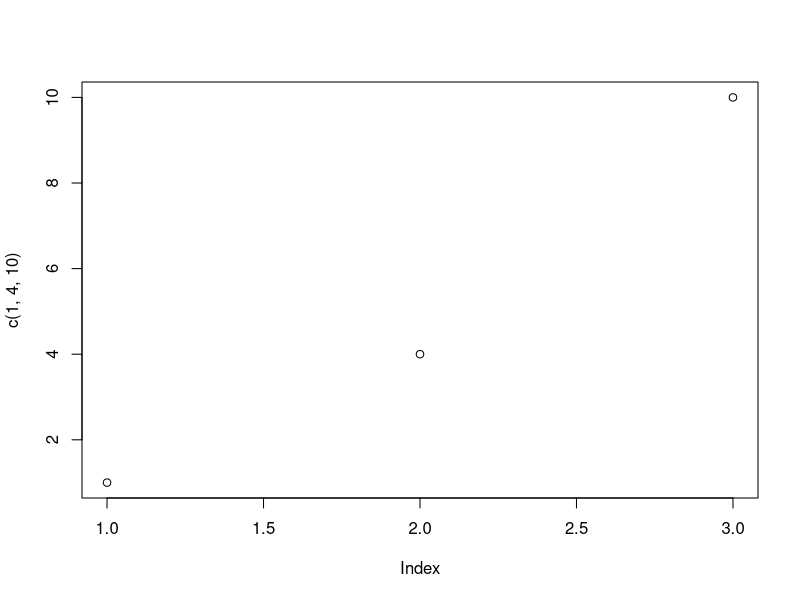
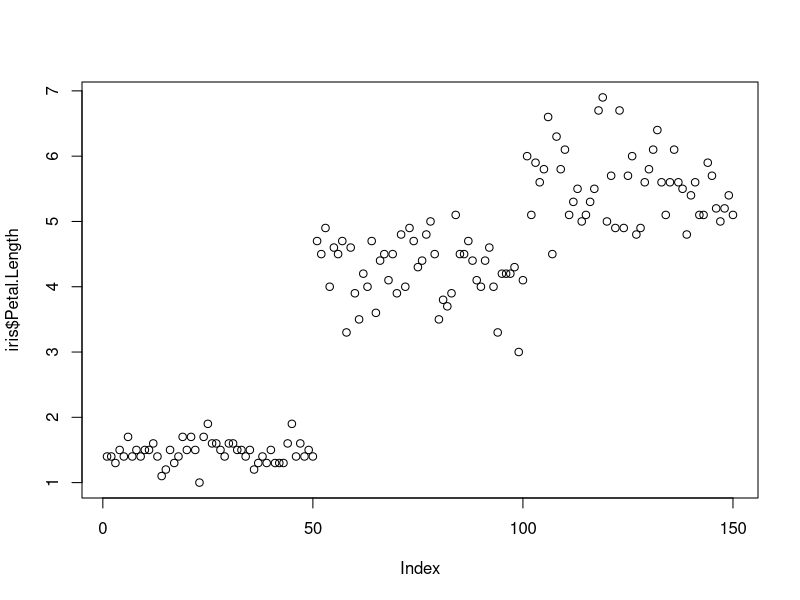
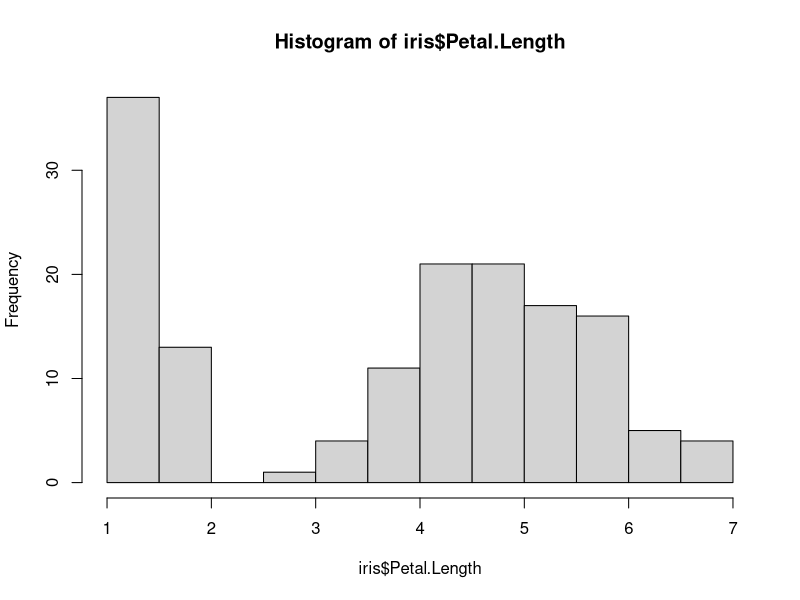
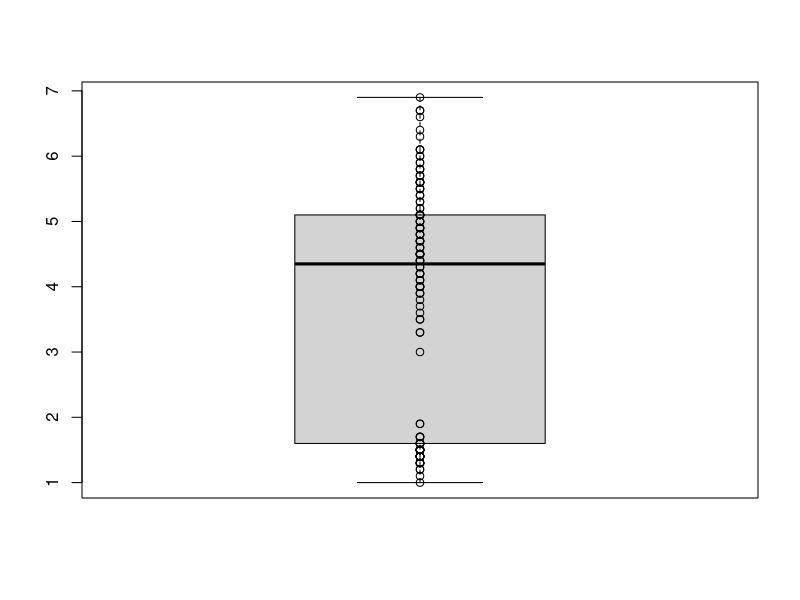
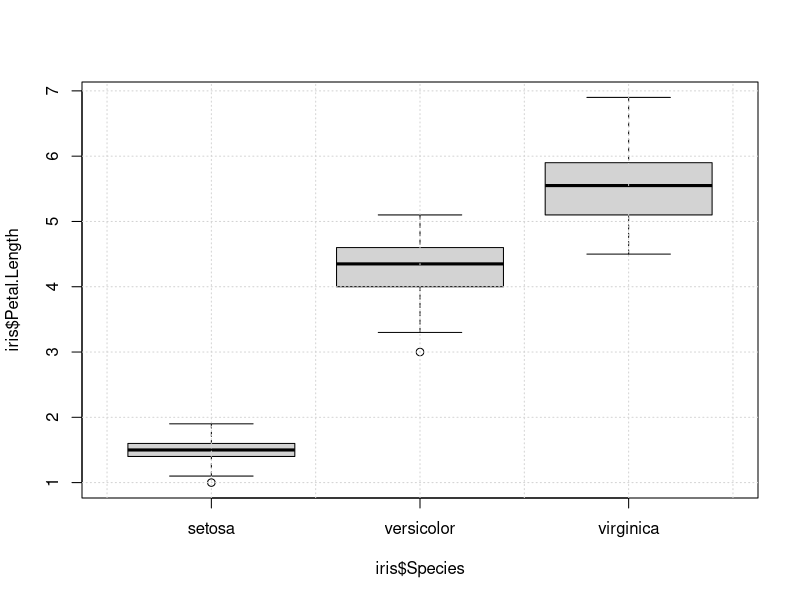
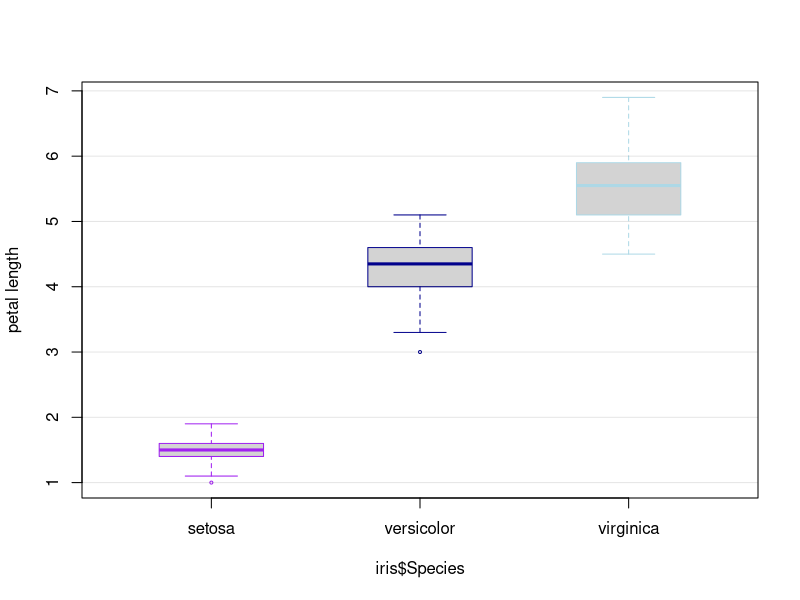
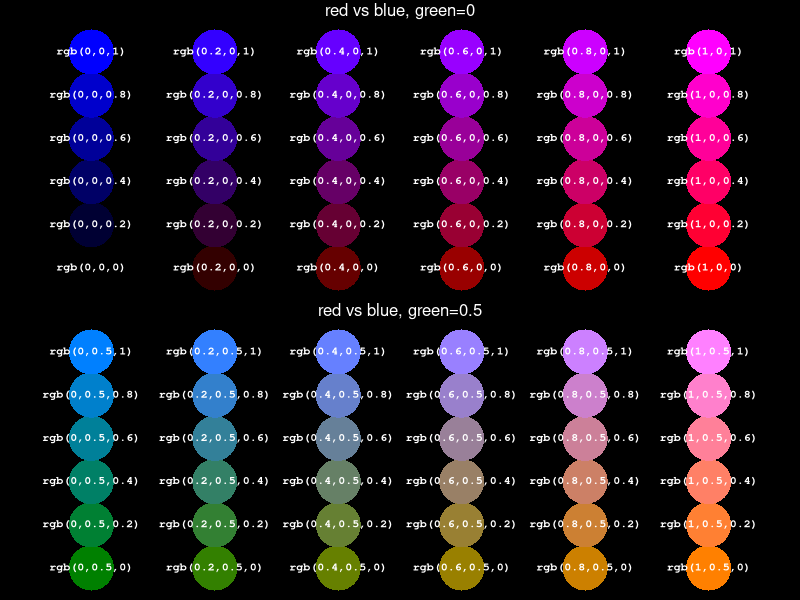
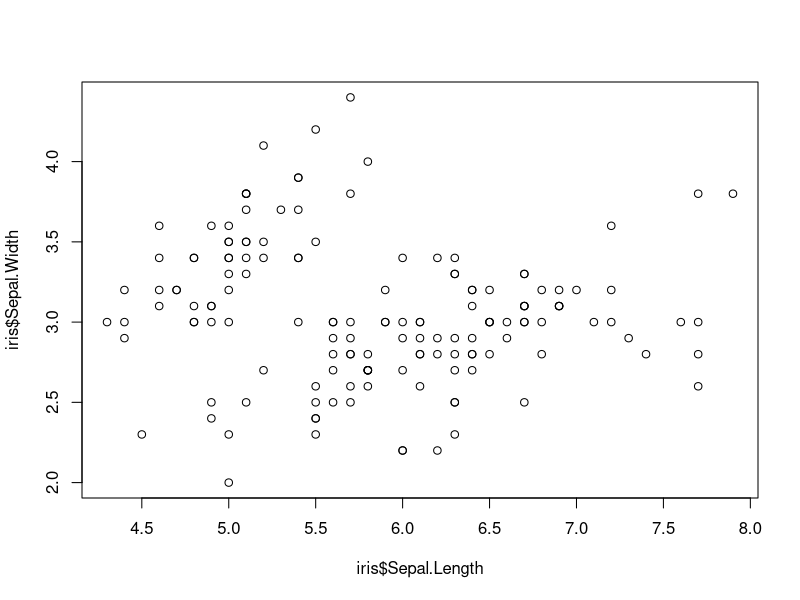

R code for these plots, in order:
## ---- chunk 1
plot( c(1,4,10) ) # the basic plot command
# note: the c() command *c*ombines values into a vector; this will be useful later
## ---- chunk 2
runif(n = 1) # this command generates n random numbers
sample(x = c(1,4,10), size = 1) # this produces a number of samples from the provided vector (x)

## ---- chunk 3
data("iris")  # load the data into the workspace (or "global environment").
# In RStudio, you can have a look at the dataframe by clicking on the little "table" icon next to it in the Environment section (top right).

# We can also inspect the data using R commands.
head(iris)     # prints the first rows
summary(iris)  # produces an automatic summary of the columns

# Plotting time! Let's see for example how long the petals are in the dataset
iris$Petal.Length       # the $ is used for accessing (named) column of a dataframe
iris[, "Petal.Length"]  # this is the other indexing notation
plot(iris$Petal.Length) # two observations: there is quite a bit of variation, and it seems there are clusters in the data
hist(iris$Petal.Length, breaks=10) # a histogram shows the distribution of values (breaks change resolution)
boxplot(iris$Petal.Length)         # a boxplot is like a visual summary()
points(x=rep(1, nrow(iris)), y=iris$Petal.Length) # could also add actual datapoints

# Here's something to try: the default color of the points is black. Change it to something else by adding the parameter col to the points command (remember, parameters are separated by commas, and they are given values using the = sign; color names must be in quotes, e.g., "red").

# Plot boxplots, grouped by the Species variable:
boxplot(iris$Petal.Length ~ iris$Species) # note the ~ notation
grid() # why not add a grid for reference

# A slightly nicer version:
boxplot(iris$Petal.Length ~ iris$Species, ylab="petal length", 
        border=c("purple", "darkblue", "lightblue"), boxwex=0.5, cex=0.4) 
abline(h=1:7, col=rgb(0,0,0,0.1))  # adds vertical lines instead of full grid

## ---- chunk 4
# An example of how RGB color mixing works.
xpar=par(no.readonly = T)
par(bg="black", mar=c(0,0,1,0), mfrow=c(2,1))
plot(NA, ylim=c(-0.1,1.1), xlim=c(-0.1,1.1), type="n", xaxt="n", yaxt="n", main="")
mtext("red vs blue, green=0", col="white")
g=0
for(r in seq(0,1,0.2) ){
  for(b in seq(0,1,0.2)){
    points(r, b, col=rgb(red=r,green=g,blue=b, alpha=1), pch=16, cex=6, lwd=1)
    text(r, b, paste0("rgb(",paste( c(r,g,b), collapse=","), ")"),cex=0.7, col="white", family="mono", font=2) #rgb(red=r,green=g,blue=b, alpha=1)
  } 
}
plot(NA, ylim=c(-0.1,1.1), xlim=c(-0.1,1.1), type="n", xaxt="n", yaxt="n", main="")
mtext("red vs blue, green=0.5", col="white")
g=0.5
for(r in seq(0,1,0.2) ){
  for(b in seq(0,1,0.2)){
    points(r, b, col=rgb(red=r,green=g,blue=b, alpha=1), pch=16, cex=6, lwd=1)
    text(r, b, paste0("rgb(",paste( c(r,g,b), collapse=","), ")"),cex=0.7, col="white", family="mono", font=2)
  } 
}
par(xpar)

## ---- chunk 5
plot(iris$Sepal.Length, iris$Sepal.Width) # no interaction?

# Why not color-code by species. This method also makes use of the [ ] indexing.
iriscolors = c("purple", "darkblue", "lightblue")
plot(iris$Sepal.Length, iris$Sepal.Width, 
     col=iriscolors[iris$Species], pch=20) # pch sets the point type
legend("topleft", pch=20, legend = levels(iris$Species), col=iriscolors, cex=0.7, bty="n") # add legend
# Whoa... This is suddenly a lot of code out of nowhere. If some of it looks overwhelming, worry not, everything will become clear once you get into R a bit more. 

# Add detail to make this legible to the colour-blind, and printable in black-and-white
irispoints = c(15,16,17)  # see help(points) for more
plot(iris$Sepal.Length, iris$Sepal.Width, 
     col = iriscolors[iris$Species] , pch = irispoints[iris$Species])
legend("topleft", pch=irispoints, legend = levels(iris$Species), col=iriscolors, cex=0.7, bty="n")

# Make this publication-ready by adding proper labels
plot(iris$Sepal.Length, iris$Sepal.Width, 
     col=iriscolors[iris$Species] , pch=irispoints[iris$Species],
     main="Iris sepals in three species", xlab="Sepal length", ylab="Sepal width")
grid(col=rgb(0, 0, 0, 0.2)) # 0,0,0 results in black, 0.2 alpha makes it transparent (so, grey on a white background)
legend("topleft", pch=irispoints, legend = levels(iris$Species), col=iriscolors, cex=0.7, bty="n")

## ---- chunk 6
# This time we'll generate some random data and pretend it's real data.
# "The following data are reaction times to stimuli of one individual, over 100 trials, in an experiment on..."
retime = c(runif(20, 0,0.1), seq(0.1, 2.8,length.out = 80)) *  runif(100, 0.7, 1.1 )

# Have a look at the raw data first! (by now you already know how to do it)

# Now let's plot it
plot(retime, ylab="reaction time") # this plots points though
## ---- chunk 7
boubakiki = data.frame(
  meanings=c(
    sample(c("big", "small"),25,T, prob=c(0.8,0.2)), 
    sample(c("big", "small"),24,T, prob=c(0.3,0.7))
    ),
  words=c(rep("bouba",25), rep("kiki",24))
  ) # this command will create the random data

# Have a look at the raw data first.

# In addition to eyeballing the data, use the following commands: nrow(), dim()

# Now let's use the table() function to make sense of it:
bktable = table(boubakiki)
bktable
mosaicplot(bktable, col=c("orange", "navy"))  # a simple mosaic plot, displays proportions
barplot(bktable, ylab="big    small")         # a barplot, displays counts
## ---- chunk 8
# Let's create an object with a bunch of text:
sometext = "In a hole in the ground there lived a hobbit. Not a nasty, dirty, wet hole, filled with the ends of worms and an oozy smell, nor yet a dry, bare, sandy hole with nothing in it to sit down on or to eat: it was a hobbit-hole, and that means comfort. It had a perfectly round door like a porthole, painted green, with a shiny yellow brass knob in the exact middle. The door opened on to a tube-shaped hall like a tunnel: a very comfortable tunnel without smoke, with panelled walls, and floors tiled and carpeted, provided with polished chairs, and lots and lots of pegs for hats and coats—the hobbit was fond of visitors. The tunnel wound on and on, going fairly but not quite straight into the side of the hill — The Hill, as all the people for many miles round called it — and many little round doors opened out of it, first on one side and then on another. No going upstairs for the hobbit: bedrooms, bathrooms, cellars, pantries (lots of these), wardrobes (he had whole rooms devoted to clothes), kitchens, dining-rooms, all were on the same floor, and indeed on the same passage. The best rooms were all on the left-hand side (going in), for these were the only ones to have windows, deep-set round windows looking over his garden, and meadows beyond, sloping down to the river."

# Now let's do some very basic preprocessing to be able to work with the words in the text:
clean = gsub("[[:punct:]]", "", sometext) # remove punctuation (that weird thing inside the gsub (R's find-and-replace command) is a regular expression; don't ask, it just works)
cleanlow = tolower(clean) # make everything lowecase
words = strsplit(cleanlow, split=" ")[[1]]
# Inspect the object we just created. It should be a vector of 232 words.

# Some ways to inspect and visualize textual data
sortedwords = sort(table(words)) # counts the words and sorts them
plot(sortedwords, xaxt="n")
axis(1, 1:length(sortedwords), names(sortedwords), las=2, cex.axis=0.5) # add the words

# Time to use the wordcloud package we installed earlier
library("wordcloud") # load the package (needs to be done again when you start R again)
wordfreqs = as.numeric(sortedwords) # get the frequencies from the table object

wordcloud(words = names(sortedwords), freq=wordfreqs, min.freq = 0) # needs the wordcloud package to work

# Note: if R gives you errors (saying word x could not fit), ignore them. Also, if plots look strange after using wordcloud, use the dev.off() command to reset graphics.
